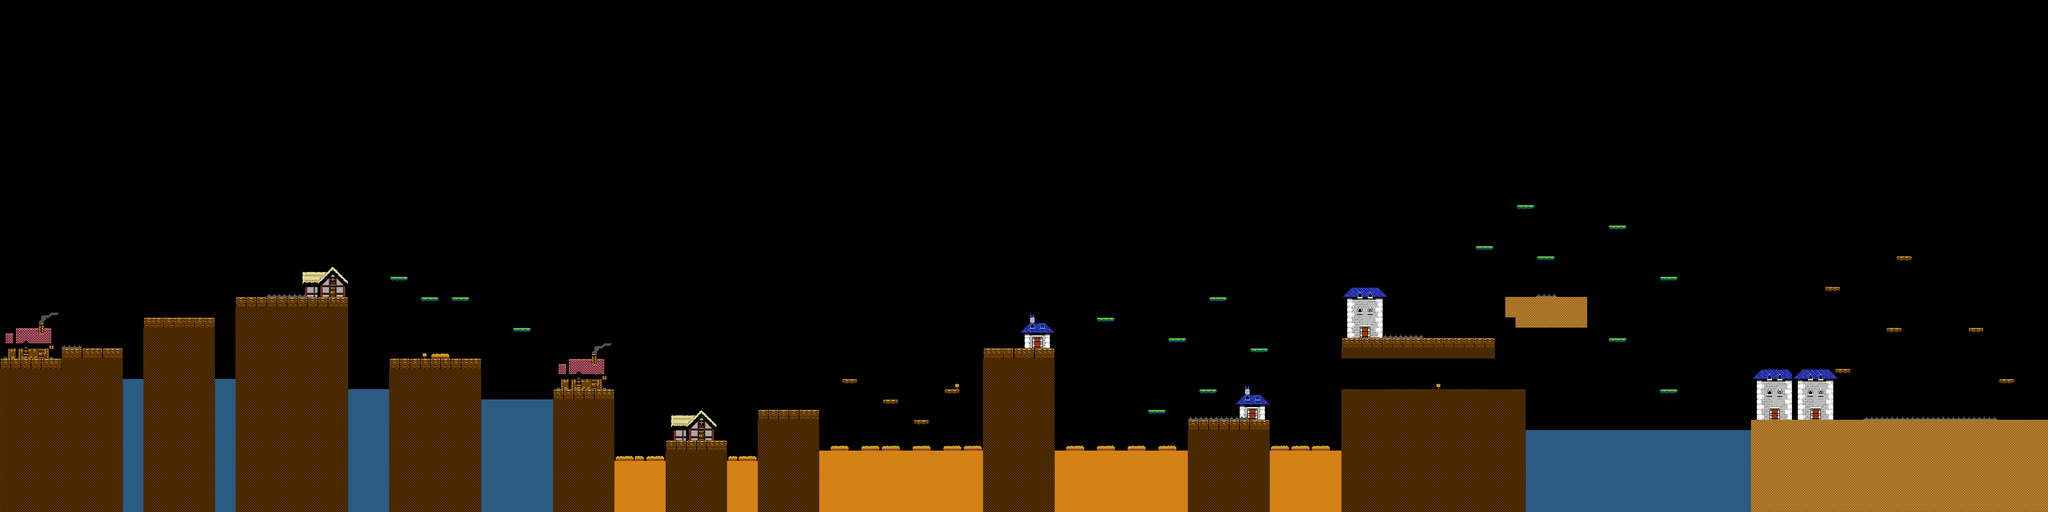

A 2D game scene composited from a Tiled map and its tileset images. What follows is a short description and the map's XML, with each tile layer's data collapsed to a summary:
An orthogonal 200x50 tile map with 32x32 px tiles, 5 tile layers (NonBlocksBackground, NonBlocks, DeathBlocks, Blocks, ...), 6 tilesets and 42 objects.

<map version="1.0" orientation="orthogonal" renderorder="right-down" width="200" height="50" tilewidth="32" tileheight="32" nextobjectid="555">
 <tileset firstgid="1" name="bone" tilewidth="30" tileheight="30" tilecount="1">
  <image source="bone.png" width="30" height="30" />
 </tileset>
 <tileset firstgid="2" name="newspaper" tilewidth="32" tileheight="32" tilecount="1">
  <image source="newspaper.png" width="32" height="32" />
 </tileset>
 <tileset firstgid="3" name="tiles-scenario" tilewidth="32" tileheight="32" tilecount="50">
  <image source="scenario.png" width="320" height="160" />
 </tileset>
 <tileset firstgid="53" name="tiles-blocks" tilewidth="32" tileheight="32" tilecount="70">
  <image source="blocks.png" width="448" height="160" />
 </tileset>
 <tileset firstgid="123" name="tiles-items" tilewidth="32" tileheight="32" tilecount="68">
  <image source="items.png" width="544" height="128" />
 </tileset>
 <tileset firstgid="191" name="tiles-houses" tilewidth="32" tileheight="32" tilecount="300">
  <image source="houses.png" width="1600" height="192" />
 </tileset>
 <layer name="NonBlocksBackground" width="200" height="50">
  <data>[10000 cells, 192 non-empty, 86 distinct tile ids]</data>
 </layer>
 <layer name="NonBlocks" width="200" height="50">
  <data>[10000 cells, 0 non-empty, 0 distinct tile ids]</data>
 </layer>
 <layer name="DeathBlocks" width="200" height="50">
  <data>[10000 cells, 757 non-empty, 6 distinct tile ids]</data>
 </layer>
 <layer name="Blocks" width="200" height="50">
  <data>[10000 cells, 1627 non-empty, 8 distinct tile ids]</data>
 </layer>
 <objectgroup name="Newspaper" />
 <layer name="Checkpoints" width="200" height="50">
  <data>[10000 cells, 3 non-empty, 1 distinct tile ids]</data>
 </layer>
 <objectgroup name="Bones" offsetx="0" offsety="0.666667">
  <object id="513" gid="1" x="917" y="850.333" width="30" height="30" />
  <object id="514" gid="1" x="531" y="958.333" width="30" height="30" />
  <object id="515" gid="1" x="595" y="946.333" width="30" height="30" />
  <object id="516" gid="1" x="523" y="892.333" width="30" height="30" />
  <object id="517" gid="1" x="281" y="1056.33" width="30" height="30" />
  <object id="518" gid="1" x="331" y="1058.33" width="30" height="30" />
  <object id="519" gid="1" x="395" y="986.333" width="30" height="30" />
  <object id="520" gid="2" x="1326" y="895.333" width="32" height="32" />
  <object id="521" gid="1" x="1229" y="844.333" width="30" height="30" />
  <object id="522" gid="1" x="1757" y="1192.33" width="30" height="30" />
  <object id="523" gid="1" x="1813" y="1176.33" width="30" height="30" />
  <object id="524" gid="2" x="2854" y="1299.33" width="32" height="32" />
  <object id="525" gid="1" x="3137" y="922.333" width="30" height="30" />
  <object id="526" gid="1" x="3185" y="1004.33" width="30" height="30" />
  <object id="527" gid="1" x="3119" y="1006.33" width="30" height="30" />
  <object id="528" gid="2" x="3602" y="1259.33" width="32" height="32" />
  <object id="529" gid="1" x="3913" y="1068.33" width="30" height="30" />
  <object id="530" gid="1" x="3671" y="1048.33" width="30" height="30" />
  <object id="531" gid="1" x="3443" y="984.333" width="30" height="30" />
  <object id="532" gid="1" x="3791" y="896.333" width="30" height="30" />
  <object id="533" gid="1" x="4279" y="1010.33" width="30" height="30" />
  <object id="534" gid="1" x="4327" y="988.333" width="30" height="30" />
  <object id="535" gid="1" x="4369" y="988.333" width="30" height="30" />
  <object id="536" gid="1" x="4403" y="994.333" width="30" height="30" />
  <object id="537" gid="1" x="4451" y="996.333" width="30" height="30" />
  <object id="538" gid="1" x="4479" y="1014.33" width="30" height="30" />
  <object id="539" gid="1" x="4385" y="946.333" width="30" height="30" />
  <object id="540" gid="1" x="4329" y="940.333" width="30" height="30" />
  <object id="541" gid="1" x="4813" y="876.333" width="30" height="30" />
  <object id="542" gid="1" x="4823" y="782.333" width="30" height="30" />
  <object id="543" gid="1" x="4607" y="746.333" width="30" height="30" />
  <object id="544" gid="1" x="4745" y="610.333" width="30" height="30" />
  <object id="545" gid="2" x="5194" y="1195.33" width="32" height="32" />
  <object id="546" gid="1" x="5035" y="1040.33" width="30" height="30" />
  <object id="547" gid="2" x="5922" y="769.333" width="32" height="32" />
  <object id="548" gid="1" x="5739" y="1146.33" width="30" height="30" />
  <object id="549" gid="1" x="5705" y="882.333" width="30" height="30" />
  <object id="550" gid="1" x="5903" y="1004.33" width="30" height="30" />
  <object id="551" gid="1" x="5817" y="956.333" width="30" height="30" />
  <object id="552" gid="1" x="5775" y="920.333" width="30" height="30" />
  <object id="553" gid="1" x="6161" y="1008.33" width="30" height="30" />
  <object id="554" gid="1" x="6257" y="1170.33" width="30" height="30" />
 </objectgroup>
</map>